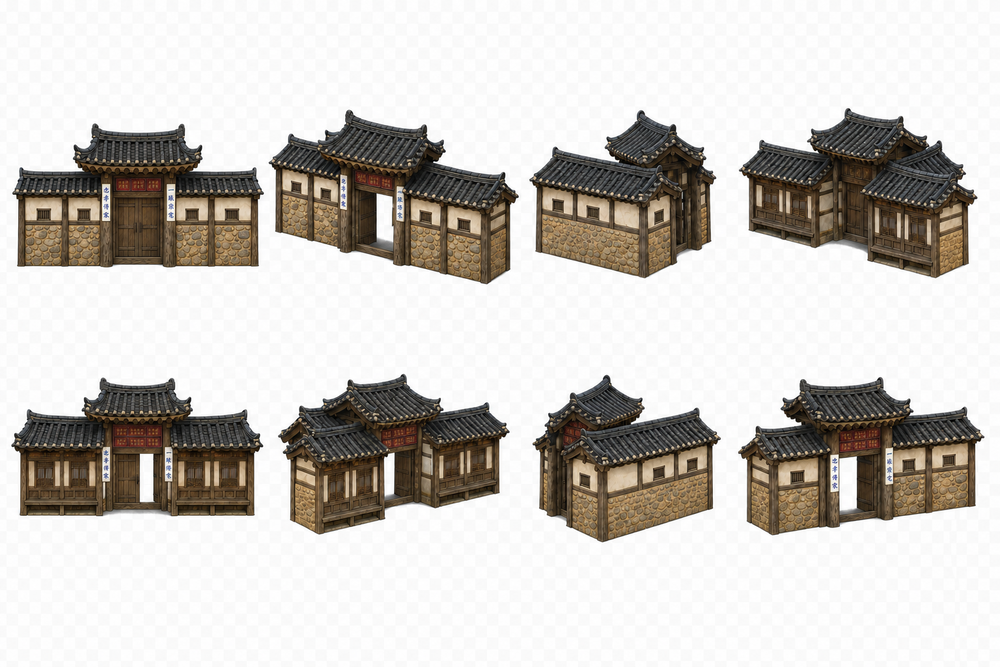
#> input picture assets_unused/pending_review/personal_hanok_v3/turnaround_2d/ildu_sotdaeulmun_v02/ildu_sotdaeulmun_8view_elevated_sheet_v02_raw.png, 1000 x 667 px, shrunk from 1536 x 1024 before the run; its folder holds only this picture in this run
$ python split_turnaround_sheet.py ildu_sotdaeulmun_8view_elevated_sheet_v02_raw.png out
#> lines starting #> are read from the running program, lines starting #| are printed output that depends on the picture
"""Split the authored 4x2 turnaround sheet into eight equal RGBA frames."""

from __future__ import annotations

import argparse
from collections import deque
from pathlib import Path

from PIL import Image


DIRECTIONS = (
    "00_front",
    "01_front_right",
    "02_right",
    "03_rear_right",
    "04_rear",
    "05_rear_left",
    "06_left",
    "07_front_left",
)


def keep_largest_alpha_component(frame: Image.Image) -> Image.Image:
    """Remove neighboring-cell flecks while preserving the authored sprite."""

    alpha = frame.getchannel("A")
    pixels = alpha.load()
    width, height = frame.size
    visited = bytearray(width * height)
    largest: list[tuple[int, int]] = []

    for y in range(height):
        for x in range(width):
            offset = y * width + x
            if visited[offset] or pixels[x, y] <= 64:
                continue
            visited[offset] = 1
            queue: deque[tuple[int, int]] = deque(((x, y),))
            component: list[tuple[int, int]] = []
            while queue:
                current_x, current_y = queue.popleft()
                component.append((current_x, current_y))
                for next_x, next_y in (
                    (current_x - 1, current_y),
                    (current_x + 1, current_y),
                    (current_x, current_y - 1),
                    (current_x, current_y + 1),
                ):
                    if not (0 <= next_x < width and 0 <= next_y < height):
                        continue
                    next_offset = next_y * width + next_x
                    if visited[next_offset] or pixels[next_x, next_y] <= 64:
                        continue
                    visited[next_offset] = 1
                    queue.append((next_x, next_y))
            if len(component) > len(largest):
                largest = component

    left = max(0, min(x for x, _ in largest) - 2)
    top = max(0, min(y for _, y in largest) - 2)
    right = min(width, max(x for x, _ in largest) + 3)
    bottom = min(height, max(y for _, y in largest) + 3)
    cleaned_alpha = Image.new("L", frame.size, 0)
    cleaned_pixels = cleaned_alpha.load()
    for y in range(top, bottom):
        for x in range(left, right):
            cleaned_pixels[x, y] = pixels[x, y]
    cleaned = frame.copy()
    cleaned.putalpha(cleaned_alpha)
    return cleaned


def split(input_path: Path, output_dir: Path) -> None:
    sheet = Image.open(input_path).convert("RGBA")
    width, height = sheet.size
#> width = 1000; height = 667
    x_edges = [round(index * width / 4) for index in range(5)]
#> x_edges = [0, 250, 500, 750, 1000]
    y_edges = [round(index * height / 2) for index in range(3)]
#> y_edges = [0, 334, 667]
    cell_width = max(x_edges[index + 1] - x_edges[index] for index in range(4))
#> cell_width = 250
    cell_height = max(y_edges[index + 1] - y_edges[index] for index in range(2))
#> cell_height = 334

    output_dir.mkdir(parents=True, exist_ok=True)
    for index, direction in enumerate(DIRECTIONS):
        column = index % 4
        row = index // 4
        crop = sheet.crop(
            (
                x_edges[column],
                y_edges[row],
                x_edges[column + 1],
                y_edges[row + 1],
            )
        )
        frame = Image.new("RGBA", (cell_width, cell_height), (0, 0, 0, 0))
        frame.alpha_composite(
            crop,
            ((cell_width - crop.width) // 2, (cell_height - crop.height) // 2),
        )
        keep_largest_alpha_component(frame).save(
            output_dir / f"ildu_sotdaeulmun_{direction}.png",
            optimize=True,
        )
#> this loop made 8 passes
#> pass 1, in split, `crop = sheet.crop( ( x_edges[column], y_edges[row], x_edges[column + 1..`:
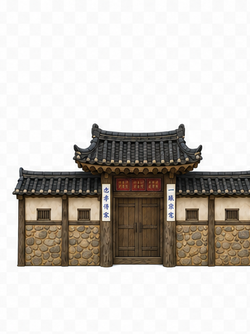
#> crop: PIL image 250x334 RGBA; mean R, G, B, A 203.5, 198.8, 193.1, 255
#> after the loop:
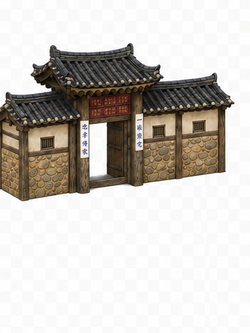
#> crop: PIL image 250x333 RGBA; mean R, G, B, A 204, 199.5, 194.2, 255
#> after the loop:
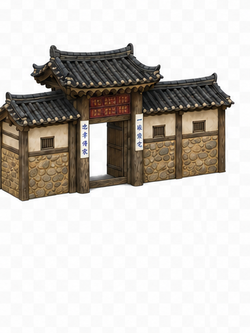
#> frame: PIL image 250x334 RGBA; mean R, G, B, A 203.4, 198.9, 193.6, 254.2; transparent parts drawn white


def main() -> None:
    parser = argparse.ArgumentParser()
    parser.add_argument("input", type=Path)
    parser.add_argument("output_dir", type=Path)
    args = parser.parse_args()
    split(args.input, args.output_dir)


if __name__ == "__main__":
    main()
